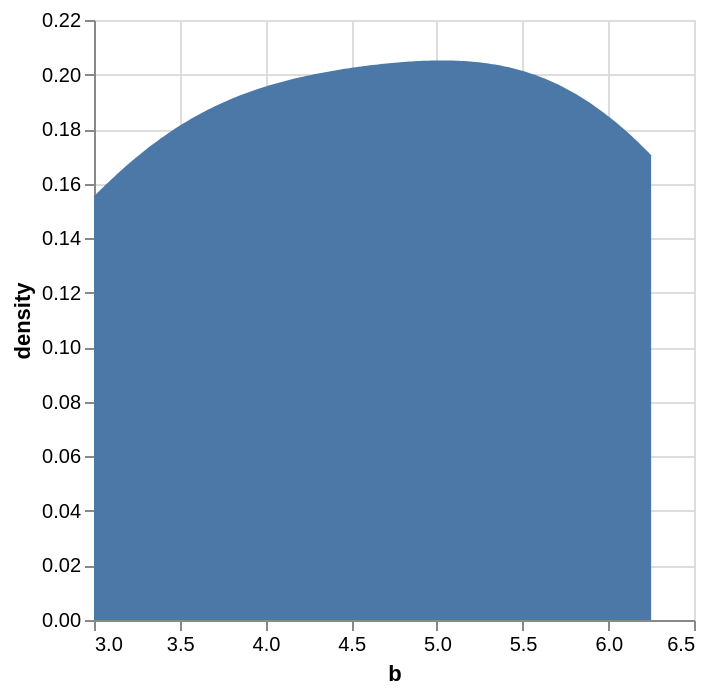

Source (Vega-Lite JSON):
### Vega-Lite specification from a JSON file in a GitHub repository (floating-point values rounded to 4 significant figures)
{"$schema": "https://vega.github.io/schema/vega-lite/v6.4.1.json", "config": {"view": {"continuousHeight": 300, "continuousWidth": 300}}, "data": {"name": "data-aec22b5641fce54c6a1b0f41e0a05405"}, "datasets": {"data-aec22b5641fce54c6a1b0f41e0a05405": [{"a": 1, "b": 4.0, "c": "x", "t": "2026-01-01T00:00:00"}, {"a": 2, "b": 5.5, "c": "y", "t": "2026-01-02T00:00:00"}, {"a": 3, "b": 6.25, "c": "x", "t": "2026-01-03T00:00:00"}, {"a": 4, "b": 3.0, "c": "y", "t": "2026-01-04T00:00:00"}]}, "encoding": {"x": {"field": "b", "type": "quantitative"}, "y": {"field": "density", "type": "quantitative"}}, "mark": {"type": "area"}, "transform": [{"as": ["b", "density"], "density": "b"}]}
